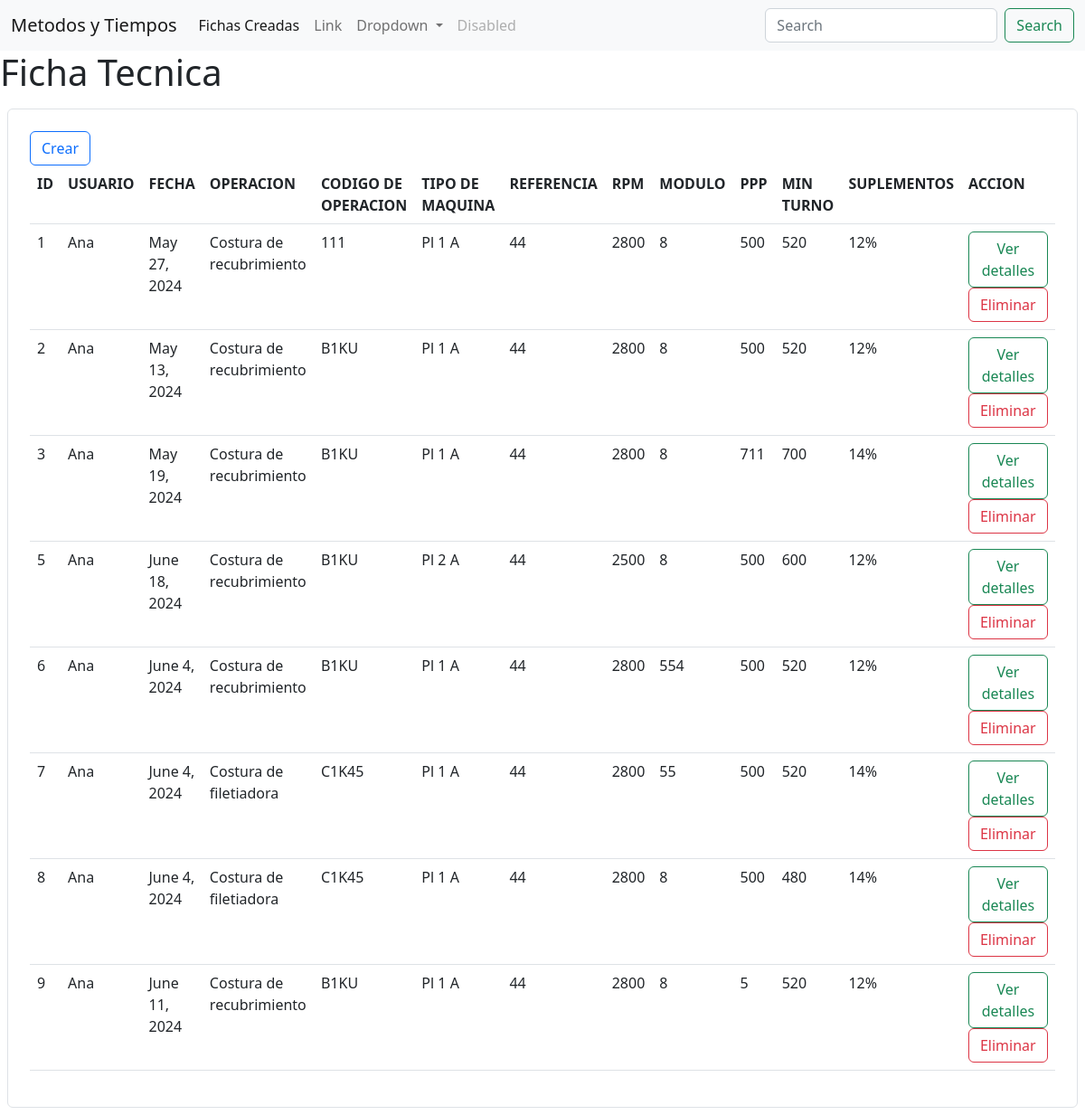
Page /listar_ficha on the earlier database version.
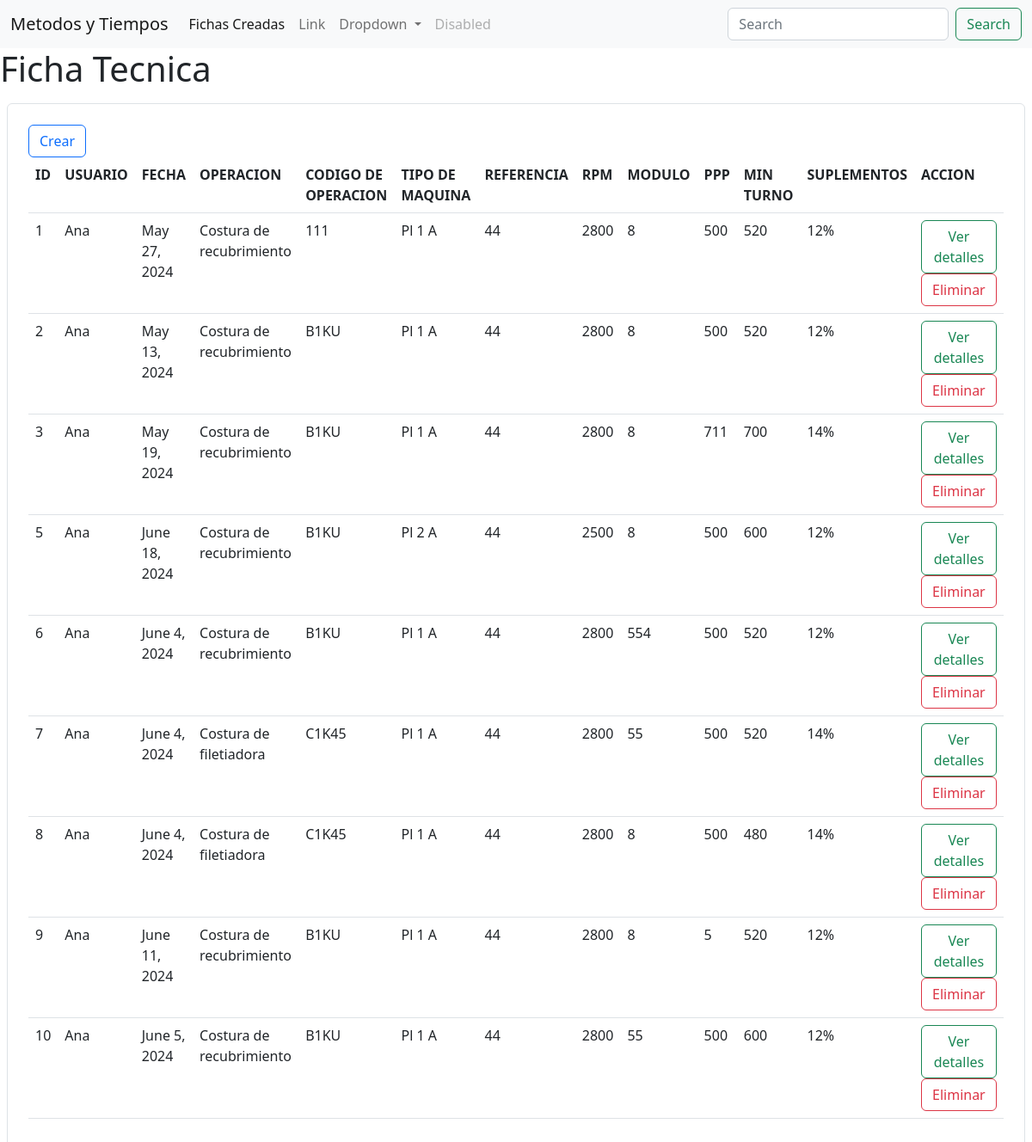
Same page on the later database version.
### app/models.py (models this page shows, shortened)
class FichaTecnica(models.Model):
    idFicha=models.BigAutoField(primary_key=True, blank=True)
    idUsuario=models.ForeignKey(Usuario,on_delete=models.CASCADE)
    fecha=models.DateField()
    operacion=models.ForeignKey(operacion,on_delete=models.CASCADE)
    codigo_Operacion=models.CharField(max_length=150)
    tipoMaquina=models.ForeignKey(MaquinaDeCoser,on_delete=models.CASCADE)
    ref=models.CharField(max_length=150)
    rpm=models.IntegerField()
    modulo=models.CharField(max_length=150)
    ppp=models.CharField(max_length=150)
    minTurno=models.ForeignKey(Turno,on_delete=models.CASCADE)
    suplementos=models.ForeignKey(Suplemento,on_delete=models.CASCADE)
    tipoTela=models.CharField(max_length=150)
    tiempoMinimoCostura=models.FloatField(default=0.0)
    gtf=models.ForeignKey(Gtf,on_delete=models.CASCADE)
    distanciaCostura=models.FloatField(default=0.0)
    numeroParadas=models.IntegerField(default=0)
    constante=models.FloatField(default=0.0006)
    factorAltaVelocidad=models.FloatField(default=0.0)
    paradaArranque=models.IntegerField(default=0)
    presicionParada=models.ForeignKey(Presicion_de_parada,on_delete=models.CASCADE)
    tmuCostura=models.FloatField(default=0.0)

class Usuario(models.Model):
    ROLES=(
        (1,"administrador"),
        (2,"usuario")
    )
    idUsuario=models.BigAutoField(primary_key=True, blank=True)
    nombre=models.CharField(max_length=50)
    apellido=models.CharField(max_length=50)
    contacto=models.CharField(max_length=50)
    email=models.CharField(max_length=50)
    nombreUsuario=models.CharField(max_length=50)
    contrasena=models.CharField(max_length=50)
    rol=models.IntegerField(choices=ROLES,default=2)
    def __str__(self):
        return f"{self.nombre}"

class operacion(models.Model):
    codigo=models.CharField(primary_key=True,blank=True,max_length=150)
    nombre=models.CharField(max_length=150)
    def __str__(self):
        return f"{self.nombre}"

class MaquinaDeCoser(models.Model):
    id=models.IntegerField(primary_key=True)
    nombre=models.CharField(max_length=150)
    rpm=models.IntegerField()
    puntadas_por_min=models.IntegerField()
    def __str__(self):
        return f"{self.nombre}"

class Turno(models.Model):
    id=models.BigAutoField(primary_key=True,blank=True)
    turno=models.IntegerField(null=True)
    def __str__(self):
        return f"{self.turno}"

class Suplemento(models.Model):
    id=models.BigAutoField(primary_key=True,blank=True)
    porcentaje=models.CharField(max_length=150,null=True)
    def __str__(self):
        return f"{self.porcentaje}"

### app/views.py (the view)
# urls.py: path('listar_ficha', listar_fichat,name="listar_ficha"),
def listar_fichat(request):
    q=FichaTecnica.objects.all()
    contex={"data":q}
    return render(request,'app/ficha/listar_fichat.html',contex)

### app/templates/app/ficha/listar_fichat.html (shortened to what this page needs)
{% extends 'app/base.html' %}
{% load static %}
{% block container %}
        <h1>Ficha Tecnica</h1>
    {% if data %}
    <div class="d-flex justify-content-center align-items-center">
        <div class="border p-4 rounded w-78 m-2">
            <a href="{% url 'form_fichat' %}" class="btn btn-outline-primary">Crear</a>
            <table class="table table-hover">
                <tr>
                    <th>ID</th>
                    <th>USUARIO</th>
                    <th>FECHA</th>
                    <th>OPERACION</th>
                    <th>CODIGO DE OPERACION</th>
                    <th>TIPO DE MAQUINA</th>
                    <th>REFERENCIA</th>
                    <th>RPM</th>
                    <th>MODULO</th>
                    <th>PPP</th>
                    <th>MIN TURNO</th>
                    <th>SUPLEMENTOS</th>
                    <th>ACCION</th>
                </tr>
                {% for i in data %}
                <tr>
                    <td>{{i.idFicha}}</td>
                    <td>{{i.idUsuario}}</td>
                    <td>{{i.fecha}}</td>
                    <td>{{i.operacion}}</td>
                    <td>{{i.codigo_Operacion}}</td>
                    <td>{{i.tipoMaquina}}</td>
                    <td>{{i.ref}}</td>
                    <td>{{i.rpm}}</td>
                    <td>{{i.modulo}}</td>
                    <td>{{i.ppp}}</td>
                    <td>{{i.minTurno}}</td>
                    <td>{{i.suplementos}}</td>
                    <td>
                        <a href="" class="btn btn-outline-success">Ver detalles</a>
                        <a href="" class="btn btn-outline-danger">Eliminar</a>
                    </td>
                </tr>
                {% endfor %}
            </table>
        </div>
    </div>
    {% else %}
    <h1>No hay registros en el momento</h1>
    {% endif %}
{% endblock %}

Differences in the rows shown:
added FichaTecnica: idFicha "10", idUsuario "Ana", fecha "June 5, 2024", operacion "Costura de recubrimiento", codigo_Operacion "B1KU", tipoMaquina "Pl 1 A", ref "44", rpm "2800", modulo "55", ppp "500", minTurno "600", suplementos "12%"
